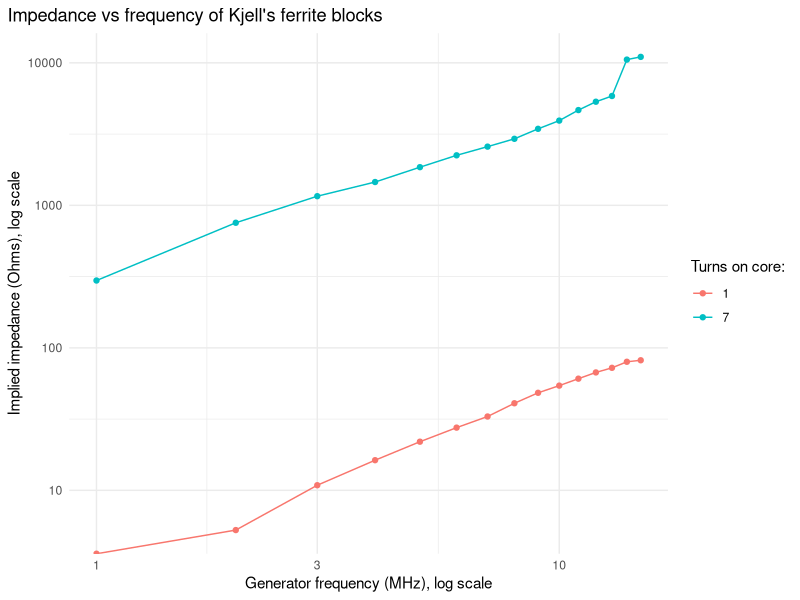

The R source for this figure:
## ---- chunk 1
#| include: false
library("tidyverse")
df <- tribble(~frequency, ~turns, ~measurement,
              1, 1, 500,
              2, 1, 475,
              3, 1, 451,
              4, 1, 430,
              5, 1, 410,
              6, 1, 392,
              7, 1, 376,
              8, 1, 355,
              9, 1, 337,
              10,1, 324,
              11,1, 311,
              12,1, 299,
              13,1, 290,
              14,1, 278,
              15,1, 275,
              1,7,126,
              2,7,58.5,
              3,7,39.7,
              4,7,32.1,
              5,7,25.6,
              6,7,21.33,
              7,7,18.64,
              8,7,16.5,
              9,7,14.11,
              10,7,12.4,
              11,7,10.5,
              12,7,9.2,
              13,7,8.4,
              14,7,4.7,
              15,7,4.5) %>%
  mutate( Xf = 1000/measurement * 50 - 100)
## ---- chunk 2
df %>% ggplot( aes(x=frequency, y=Xf, group=as.factor(turns), color=as.factor(turns))) + 
  geom_point() +
  geom_line() +
  theme_minimal() +
  labs(x = "Generator frequency (MHz), log scale",
       y = "Implied impedance (Ohms), log scale",
       title = "Impedance vs frequency of Kjell\'s ferrite blocks",
       color = "Turns on core:") +
  scale_x_continuous(trans='log10') +
  scale_y_continuous(trans="log10") +
  theme(plot.title.position = "plot")
